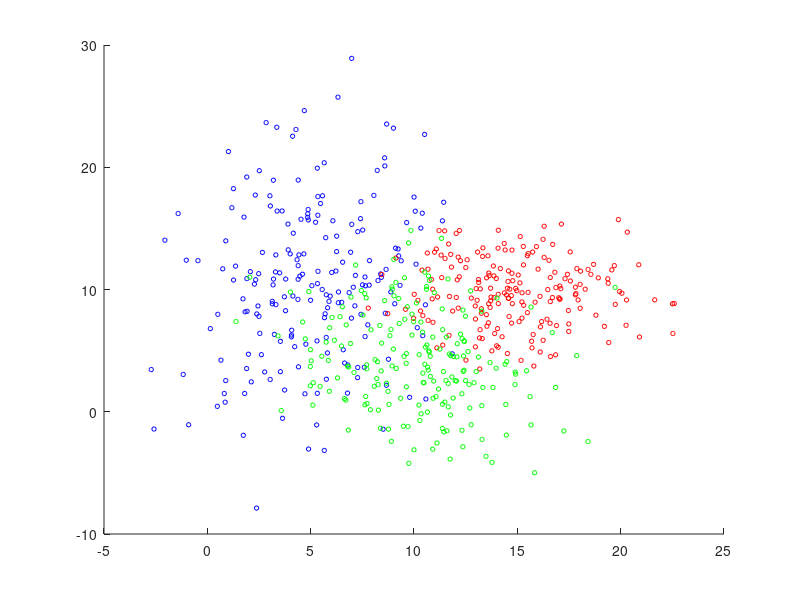

MATLAB code to generate this figure: (Note: this script raises an error after producing the figure.)
clear all;
close all;

MU1 = [5 10];
SIGMA1 = [8 4; 4 40];
MU2 = [15 10];
SIGMA2 = [8 0; 0 8];
MU3 = [10 5];
SIGMA3 = [10 -5; -5 20];
X1 = mvnrnd(MU1,SIGMA1,200);
X2 = mvnrnd(MU2,SIGMA2,200);
X3 = mvnrnd(MU3, SIGMA3, 200);

range1 = [-5:0.1:20]
range2 = [-5:0.1:20]

figure;
hold on;

scatter(X1(:,1), X1(:,2), 10, 'b');
scatter(X2(:,1), X2(:,2), 10, 'r');
scatter(X3(:,1), X3(:,2), 10, 'g');

[c_vectors, c_values] = eigs(SIGMA1);
[d_vectors, d_values] = eigs(SIGMA2);
[e_vectors, e_values] = eigs(SIGMA3);

c_theta = atan2(c_vectors(2,1), c_vectors(1,1));
plot_ellipse(MU1(1), MU1(2), c_theta, sqrt(c_values(1,1)), sqrt(c_values(2,2)));

d_theta = atan2(d_vectors(2,1), d_vectors(1,1));
plot_ellipse(MU2(1), MU2(2), d_theta, sqrt(d_values(1,1)),sqrt(d_values(2,2)));

e_theta = atan2(e_vectors(2,1), e_vectors(1,1));
plot_ellipse(MU3(1), MU3(2), e_theta, sqrt(e_values(1,1)),sqrt(e_values(2,2)));

med_1 = MED([MU1; MU2; MU3], range1, range2);
contour(range1, range2, med_1', 2, '--r');
hold on;

case2_classes = {X1, X2, X3};
confusion = zeros(size(case2_classes, 2));

for i=1:size(case2_classes, 2)
    current_class = cell2mat(case2_classes(i));
    for j=1:size(current_class, 1)

       predicted = MED([MU1; MU2; MU3], current_class(j,1), current_class(j,2));
   
       confusion(i,predicted) = confusion(i,predicted) + 1;
    end
end 

confusion